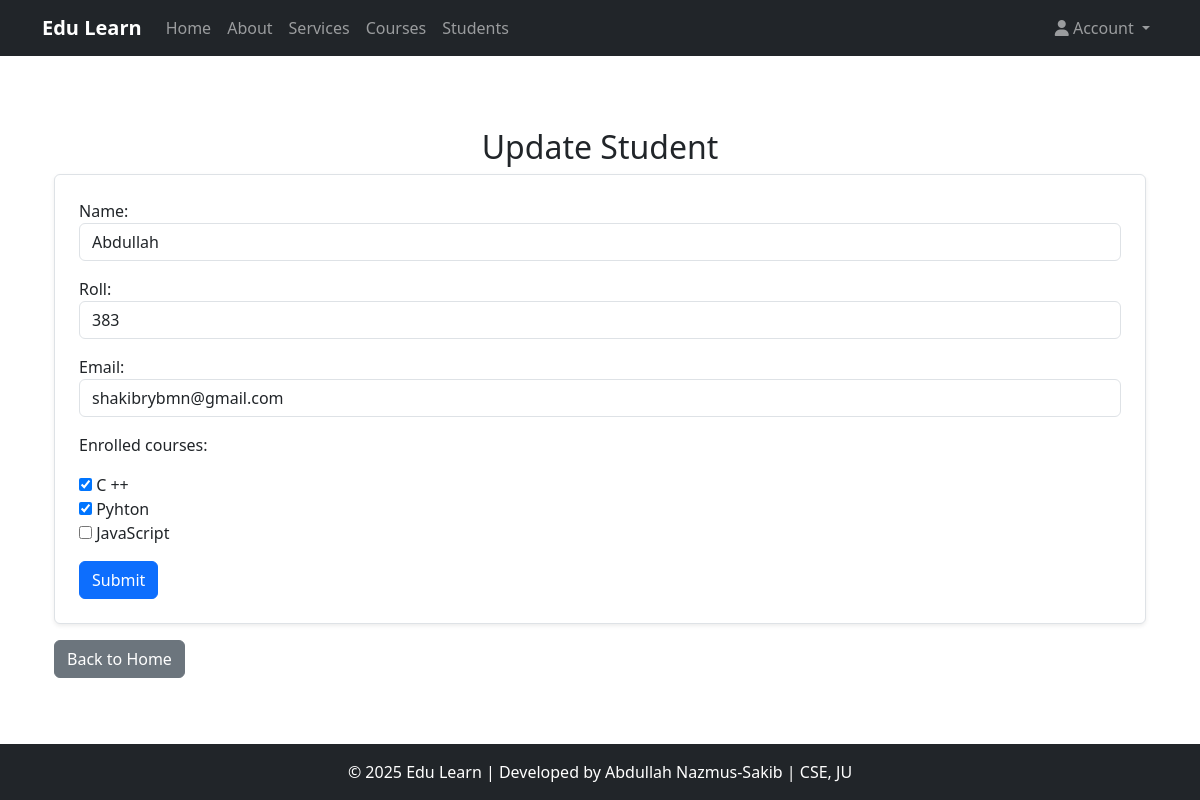
The app's page /update_student/1, older data.
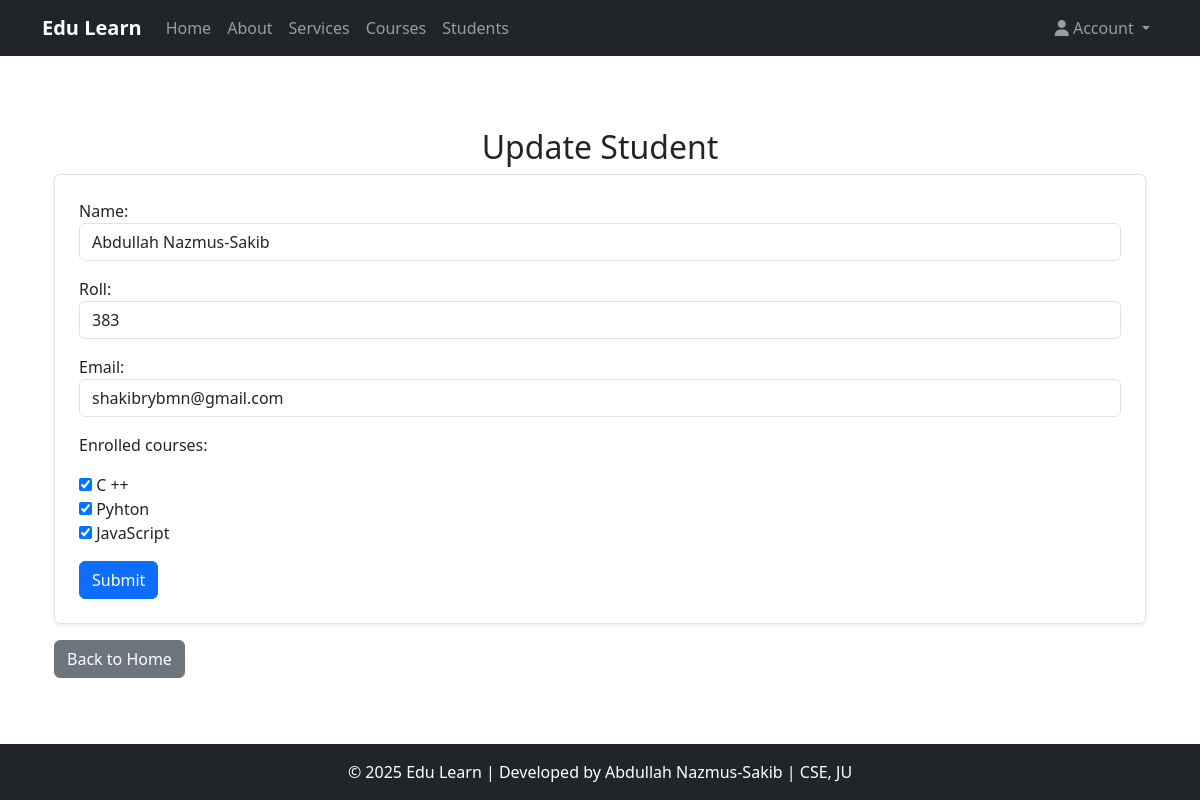
The same page, newer data.
### Course_app/models.py (models this page shows, shortened)
class Student(models.Model):
    name = models.CharField(max_length=30)
    roll = models.IntegerField()
    email = models.EmailField(max_length=60,unique=True)
    enrolled_courses = models.ManyToManyField(Course, related_name="students")  # ✅ Changed related_name to plural

### Course_app/views.py (the view)
# urls.py: path('update_student/<int:id>',views.update_student,name='update_student'),
def update_student(request,id):
    student = get_object_or_404(Student,id = id)
    form = StudentForm(instance=student)
    if request.method == "POST":
        form = StudentForm(request.POST,request.FILES,instance=student)
        if form.is_valid():
            form.save()
            messages.success(request,"Student Updated Successfully")
            return redirect('course_list')
    context = {
        'check' : 6,
        'form' : form
    }
    return render(request,"Course_app/input_and_update_form.html",context)

### Course_app/forms.py
class StudentForm(forms.ModelForm):
    class Meta:
        model = Student
        fields = ['name', 'roll', 'email', 'enrolled_courses']
        widgets = {
            'name': forms.TextInput(attrs={'class': 'form-control'}),
            'roll': forms.NumberInput(attrs={'class': 'form-control'}),
            'email': forms.EmailInput(attrs={'class': 'form-control'}),
            'enrolled_courses': forms.CheckboxSelectMultiple()  # ✅ Removed class="form-control" (not needed)
        }

### Course_app/models.py (called while the page is built)
    def __str__(self):
        return self.title

### templates/Course_app/input_and_update_form.html (shortened to what this page needs)
{% extends 'Course_app/base.html' %}
{% block content %}
<div class="container mt-4">
    {% if check == 1 %}
    <h2 class="text-center">Upadate Course Details</h2>
    {% elif check == 2 %}
    <h2 class="text-center">Add New Course</h2>
    {% elif check == 3 %}
    <h2 class="text-center">Add New Lesson</h2>
    {% elif check == 4 %}
    <h2 class="text-center">Update Lesson Details</h2>
    {% elif check == 5 %}
    <h2 class="text-center">Enroll Student</h2>
    {% elif check == 6 %}
    <h2 class="text-center">Update Student</h2>
    {% endif %}
    <form  method="POST" enctype="multipart/form-data" class="p-4 border rounded bg-white shadow-sm">
        {{ form.as_p }}
        <button type="submit" class="btn btn-primary">Submit</button>
    </form>
    <a href="{% url 'course_list' %}" class="btn btn-secondary mt-3">Back to Home</a>
</div>
{% endblock content %}

Row changes from the older to the newer data that the page shows:
changed Student "shakibrybmn@gmail.com": name "Abdullah" → "Abdullah Nazmus-Sakib"
Text that changed along with them:
form field enrolled_courses: "☑ ☑ ☐" → "☑ ☑ ☑"
